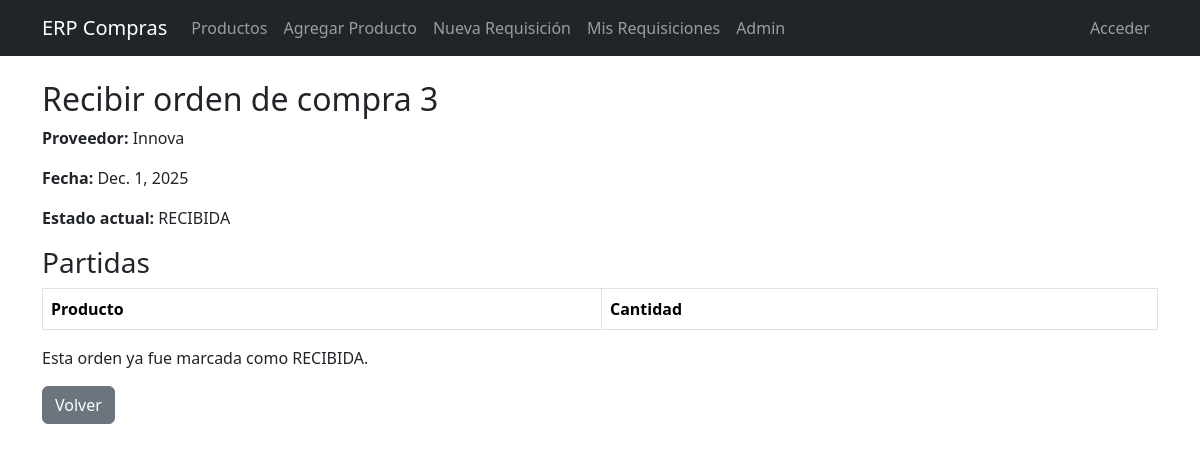
The app's page /ordenes/recibir/3/ (signed in) with its own data.
### compras/models.py (models this page shows, shortened)
class OrdenCompra(models.Model):
    ESTADOS_OC = [
        ("PENDIENTE", "Pendiente"),
        ("RECIBIDA", "Recibida"),
    ]
    fecha = models.DateField()
    proveedor = models.CharField(max_length=100)
    centro_costo = models.ForeignKey('CentroCosto', on_delete=models.CASCADE)
    consecutivo = models.CharField(max_length=50, blank=True)
    fecha_autorizacion = models.DateField(blank=True, null=True)
    condiciones_pago = models.TextField(blank=True)
    condiciones_entrega = models.TextField(blank=True)
    factura_folio = models.CharField(max_length=100, blank=True)
    criterios_aceptacion = models.TextField(blank=True)
    observaciones = models.TextField(blank=True)
    descuento = models.DecimalField(max_digits=10, decimal_places=2, default=0)
    anticipo = models.DecimalField(max_digits=10, decimal_places=2, default=0)
    estado = models.CharField(
        max_length=20,
        choices=ESTADOS_OC,
        default="PENDIENTE",
    )

### compras/views.py (the view, shortened to what this page needs)
# urls.py: path('ordenes/recibir/<int:id>/', views.recibir_orden, name='recibir_orden'),
@login_required
@user_passes_test(es_compras)
def recibir_orden(request, id):
    orden = get_object_or_404(OrdenCompra, id=id)
    return render(request, "compras/recibir_orden.html", {"orden": orden})

### compras/views.py (called while the page is built)
def es_compras(user):
    return user.groups.filter(name='Compras').exists() or user.is_superuser

### compras/templates/compras/recibir_orden.html (shortened to what this page needs)
{% extends "compras/base.html" %}
{% block content %}
<h2>Recibir orden de compra {{ orden.id }}</h2>
<p><strong>Proveedor:</strong> {{ orden.proveedor }}</p>
<p><strong>Fecha:</strong> {{ orden.fecha }}</p>
<p><strong>Estado actual:</strong> {{ orden.estado }}</p>
<h3>Partidas</h3>
<table class="table table-bordered">
    <tr>
        <th>Producto</th>
        <th>Cantidad</th>
    </tr>
</table>
<form method="post">
    {% if orden.estado != "RECIBIDA" %}
        <button type="submit" class="btn btn-success">
            Confirmar recepción y actualizar inventario
        </button>
    {% else %}
        <p>Esta orden ya fue marcada como RECIBIDA.</p>
    {% endif %}
    <a href="{% url 'lista_ordenes' %}" class="btn btn-secondary">Volver</a>
</form>
{% endblock %}

### records on screen
OrdenCompra: id "3", proveedor "Innova", fecha "Dec. 1, 2025", estado "RECIBIDA"
